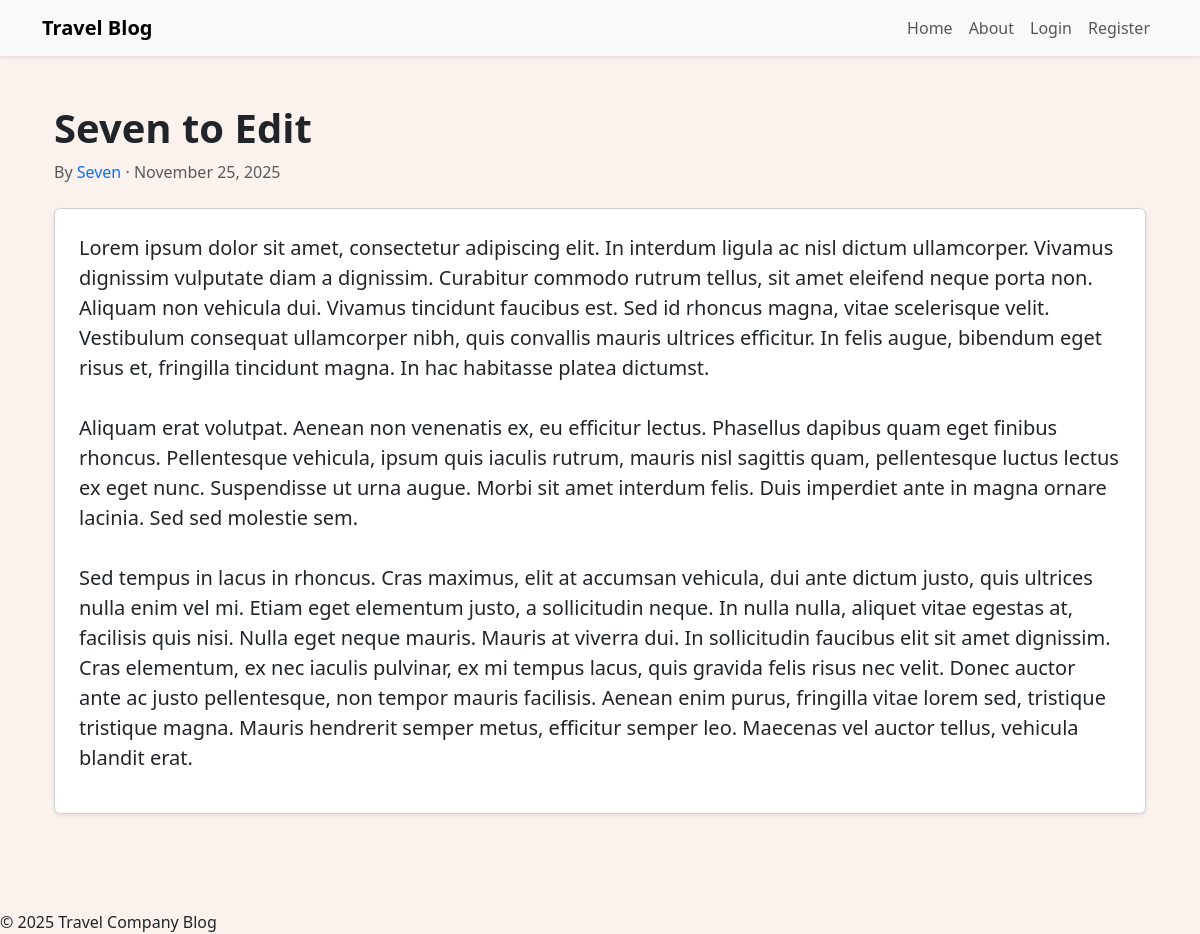
Page /8 on the committed database.
### travelcompanyblog/models.py (models this page shows, shortened)
class BlogPost(db.Model):
    users = db.relationship(User)
    id = db.Column(db.Integer, primary_key=True)
    user_id = db.Column(db.Integer, db.ForeignKey('users.id'), nullable=False)
    date = db.Column(db.DateTime, nullable=False, default=datetime.utcnow)
    title = db.Column(db.String(140), nullable=False)
    text = db.Column(db.Text, nullable=False)

class User(db.Model, UserMixin):
    __tablename__ = 'users'
    id = db.Column(db.Integer, primary_key=True)
    profile_image = db.Column(db.String(64), nullable=False, default='default_profile.png')
    email = db.Column(db.String(64), unique=True, index=True)
    username = db.Column(db.String(64), unique=True, index=True)
    password_hash = db.Column(db.String(128))
    posts = db.relationship('BlogPost', backref='author', lazy=True)

### travelcompanyblog/users/views.py (the view)
@users.route('/<username>')
def user_posts(username):
    page = request.args.get('page', 1, type=int)
    user = User.query.filter_by(username=username).first_or_404()
    blog_posts = BlogPost.query.filter_by(author=user).order_by(BlogPost.date.desc()).paginate(page=page, per_page=5)
    return render_template('user_blog_posts.html', blog_posts=blog_posts, user=user)

### travelcompanyblog/blog_posts/views.py (called while the page is built)
@blog_posts.route('/<int:blog_post_id>')
def blog_post(blog_post_id):
    blog_post = BlogPost.query.get_or_404(blog_post_id)
    return render_template('blog_post.html', title=blog_post.title, date=blog_post.date, post=blog_post)

### travelcompanyblog/templates/blog_post.html (shortened to what this page needs)
{% extends "base.html" %}
{% block content %}
<div class="container py-5">
    <div class="mb-4">
        <h1 class="fw-bold">{{ post.title }}</h1>
        <div class="text-muted">
            <span>By
                <a href="{{ url_for('users.user_posts', username=post.author.username) }}" class="text-decoration-none">
                    {{ post.author.username }}
                </a>
            </span>
            ·
            <span>{{ post.date.strftime('%B %d, %Y') }}</span>
        </div>
    </div>
    <div class="card shadow-sm p-4 mb-5">
        <p class="fs-5" style="white-space: pre-wrap;">{{ post.text }}</p>
    </div>
</div>
{% endblock %}

### travelcompanyblog/templates/base.html (style rules this page uses)
body { background: #FBF2ED; }

### rows in the picture
BlogPost: title "Seven to Edit", date "November 25, 2025", text "Lorem ipsum dolor sit amet, consectetur adipiscing elit. In interdum ligula ac nisl dictum ullamcorper. Vivamus dignissim vulputate diam a dignissim. Curabitur commodo rutrum tellus, sit amet eleifend neque porta non. Aliquam non vehicula dui. Vivamus tincidunt faucibus est. Sed id rhoncus magna, vitae scelerisque velit. Vestibulum consequat ullamcorper nibh, quis convallis mauris ultrices efficitur. In felis augue, bibendum eget risus et, fringilla tincidunt magna. In hac habitasse platea dictumst. Aliquam erat volutpat. Aenean non venenatis ex, eu efficitur lectus. Phasellus dapibus quam eget finibus rhoncus. Pellentesque vehicula, ipsum quis iaculis rutrum, mauris nisl sagittis quam,…"
User: author.username "Seven"

### other values in the picture
{{ current_year if current_year else "2025" }} "2025"
